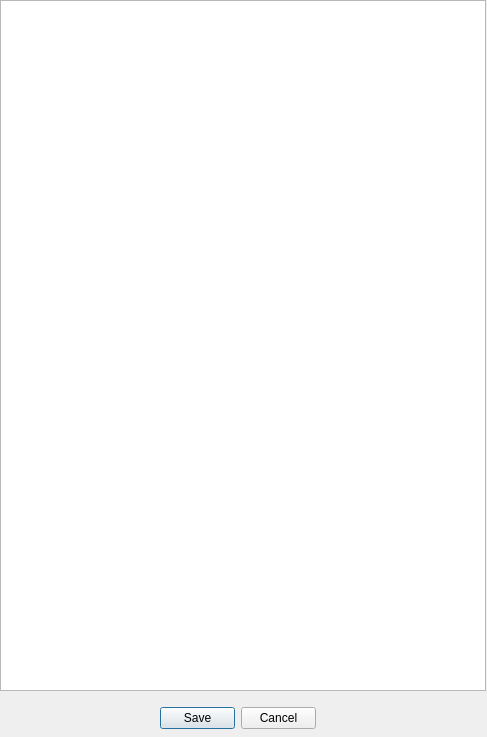
<?xml version="1.0" encoding="UTF-8"?>
<ui version="4.0">
 <class>form_edit_macro</class>
 <widget class="QWidget" name="form_edit_macro">
  <property name="geometry">
   <rect>
    <x>0</x>
    <y>0</y>
    <width>487</width>
    <height>737</height>
   </rect>
  </property>
  <property name="windowTitle">
   <string>Edit macro</string>
  </property>
  <widget class="QTextEdit" name="edit_macro">
   <property name="geometry">
    <rect>
     <x>0</x>
     <y>0</y>
     <width>486</width>
     <height>691</height>
    </rect>
   </property>
   <property name="font">
    <font>
     <family>Courier New</family>
     <pointsize>9</pointsize>
    </font>
   </property>
  </widget>
  <widget class="QDialogButtonBox" name="btn_box">
   <property name="geometry">
    <rect>
     <x>160</x>
     <y>705</y>
     <width>156</width>
     <height>26</height>
    </rect>
   </property>
   <property name="standardButtons">
    <set>QDialogButtonBox::Cancel|QDialogButtonBox::Save</set>
   </property>
   <property name="centerButtons">
    <bool>false</bool>
   </property>
  </widget>
 </widget>
 <resources/>
 <connections/>
</ui>
